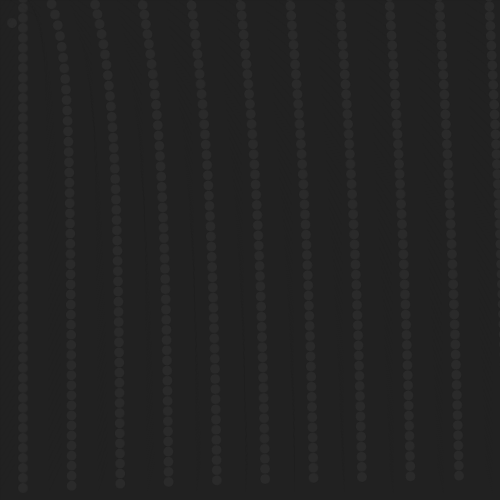
Frame 1 (no input)
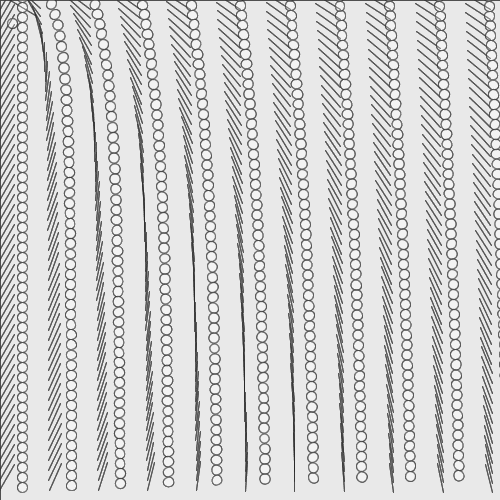
Frame 60 (the mouse pressed at the canvas centre just before this capture)
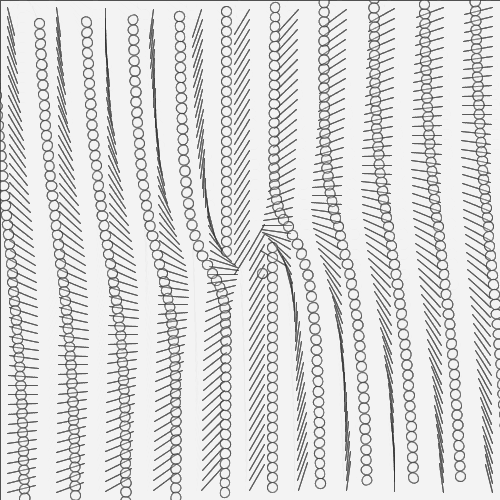
Frame 120 (the mouse held since frame 60 and released just before this capture)

The Processing sketch that drew these frames (run headless with seeded random() and noise(); from frame 60 on, the mouse is pressed at the canvas centre):

// Processing sketch: processing_27962
// ── processing_27962.pde

void setup (){
  size(500,500);
  smooth();
  background(24);
  stroke(random(25),random(100));
}
 
void draw(){
 // background(255);
  fill(255,10);
  rect(0,0,width,height);
   
    for ( int x=0; x<=width; x+=50) {
      for ( int y=0; y<= height; y+=10){
       float abstand = dist (mouseX,mouseY,x,y);
      // abstand /=5;
     // ellipse(x,y,abstand,abstand);
    float angle = atan2(mouseY-y,mouseX-x);
     pushMatrix();
     translate(x,y);
     rotate(angle);
     ellipse(12,23,10,10);
     line(35,15,10,0);
     popMatrix();
     }}}
 
    
